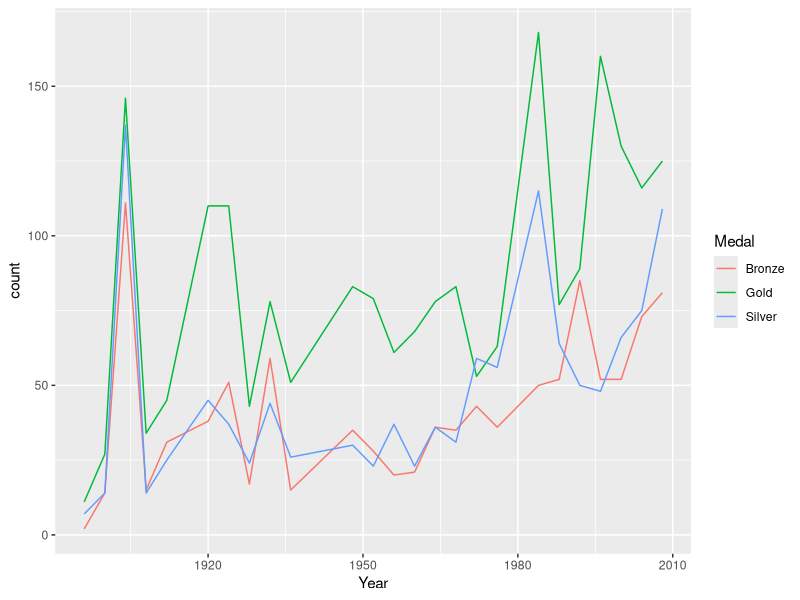
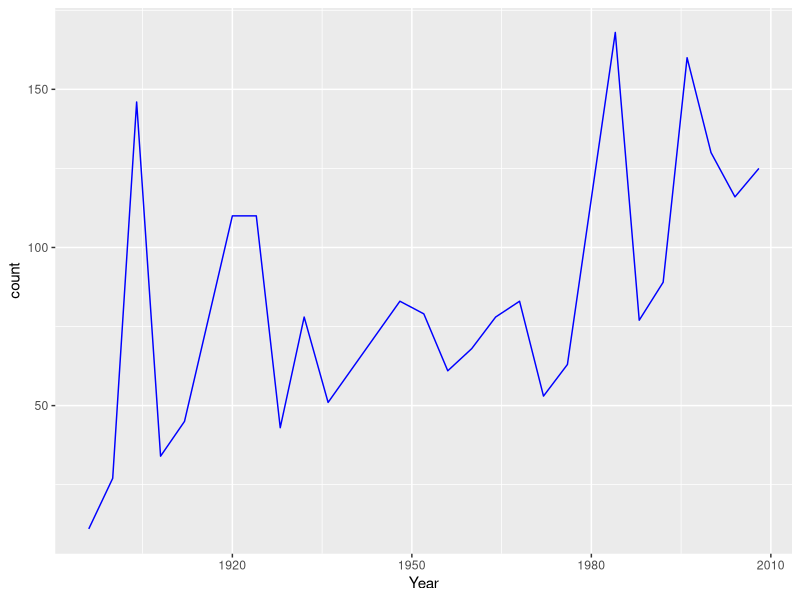
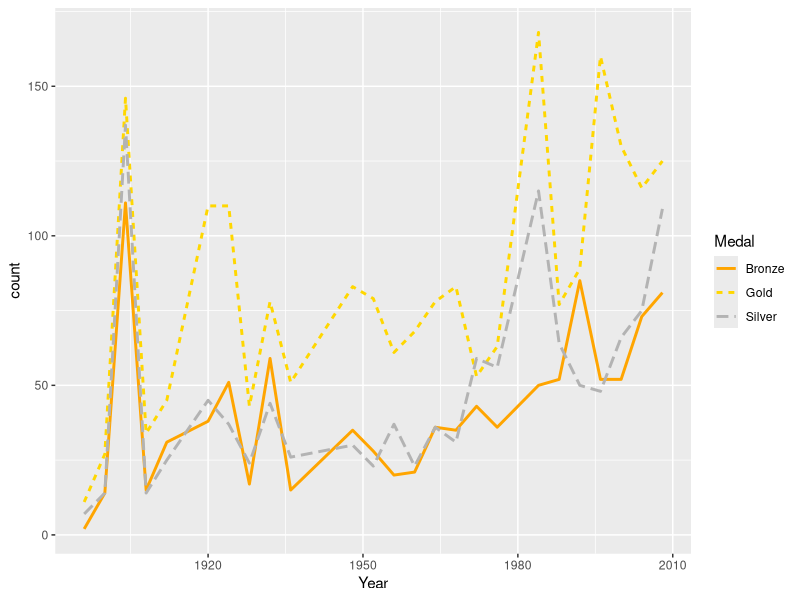
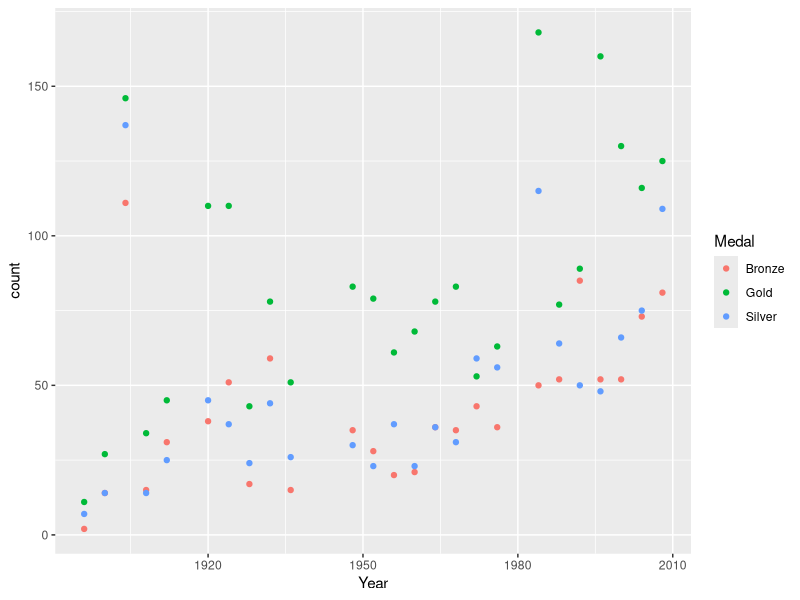

The R source for these figures, in order: (Note: this script raises an error after producing the figures.)
## ---- chunk 1
knitr::opts_chunk$set(echo = TRUE, message = FALSE)
## ---- chunk 2
library(ggplot2)
library(dplyr)
medal_counts <- read.csv(file.path("..", "data", "medal_counts.csv"))
medal_counts_wide <- read.csv(file.path("..", "data", "medal_counts_wide.csv"))
usa_gold_medals <- read.csv(file.path("..", "data", "usa_gold_medals.csv"))
usa_all_medals <- medal_counts %>%
  filter(NOC == "USA")

## ---- chunk 3
usa_all_medals %>%
  ggplot() +
  aes(x = Year, y = count, color = Medal) +
  geom_line()

## ---- chunk 4
usa_gold_medals %>%
  ggplot() +
  aes(x = Year, y = count) +
  geom_line(color = "Blue")
## ---- chunk 5

ggplot(data = usa_all_medals) +
  aes(
    x = Year, 
    y = count, 
    color = Medal, 
    linetype = Medal
  ) +                 # color, linetype are different for each Medal type
  geom_line(size = 1) + # size applies to ALL lines
  scale_color_manual(
    values = c(Gold = "gold", Silver = "grey70", Bronze = "orange")
  )

## ---- chunk 6
usa_all_medals |>
  ggplot() +
  aes(x = Year, y = count, colour = Medal) +
  geom_point()


usa_all_medals |>
  ggplot() +
  aes(x = Year, y = count) +
  geom_point(colour = Medal) # how can we fix this error?

  
usa_all_medals |>
  ggplot() +
  aes(x = Year, y = count) +
  geom_point(colour = "red")
## ---- chunk 7
# base R plot (run whole chunk)

usa_all_medals_untidy <- medal_counts_wide %>%
  filter(NOC == "USA")

plot(
  usa_all_medals_untidy$Year, 
  usa_all_medals_untidy$Gold, 
  col = "gold",
  type = "l",
  xlab = "Year",
  ylab = "Number of medals"
)

lines(
  usa_all_medals_untidy$Year, 
  usa_all_medals_untidy$Silver, 
  col = "grey"
)
lines(
  usa_all_medals_untidy$Year, 
  usa_all_medals_untidy$Bronze, 
  col = "orange"
)
legend(
  "top", 
  legend = c("Gold", "Silver", "Bronze"),
  fill = c("gold", "grey", "orange")
)

## ---- chunk 8
# ggplot2 call
ggplot(data = usa_all_medals) +
  aes(x = Year, y = count) +
  geom_line(aes(color = Medal)) +
  scale_color_manual(values = c("gold", "grey", "orange"))
## ---- chunk 9
ggplot(data = usa_gold_medals, aes(x = Year, y = count)) +
  geom_point() 

# Now with bigger points
ggplot(data = usa_gold_medals, aes(x = Year, y = count)) +
  geom_point(size=3) 

# Now with tiny points
ggplot(data = usa_gold_medals, aes(x = Year, y = count)) +
  geom_point(size=0.1) 

ggplot(data = usa_gold_medals, aes(x = Year, y = count)) +
  geom_point(color = "darkorange") 

ggplot(data = usa_gold_medals, aes(x = Year, y = count)) +
  geom_point(
    color = "#266F36", 
    size = 3,
    shape = 15
  ) 
## ---- chunk 10
northern_hem <- medal_counts_wide %>%
  filter(NOC %in% c("USA", "CAN", "MEX", "CUB"))

ggplot(data = northern_hem, aes(x = Year, y = Gold)) +
  geom_point(aes(shape = NOC, color = NOC))

# same as above but specifying the colors
ggplot(data = northern_hem, aes(x = Year, y = Gold)) +
  geom_point(aes(shape = NOC, color = NOC)) +
  scale_color_manual(
    values = c('darkblue', 'orangered', 'yellow4', 'pink3')
  )
?scale_color_manual

# same as above but specifying the colors and the shape
ggplot(data = northern_hem, aes(x = Year, y = Gold)) +
  geom_point(aes(shape = NOC, color = NOC)) +
  scale_color_manual(values = c('darkblue', 'orangered', 'yellow4', 'pink3')) +
  scale_shape_manual(values = c(5, 6, 7, 8))


## ---- chunk 11
datasets::Orange 
## ---- chunk 12

## ---- chunk 13


## ---- chunk 14
